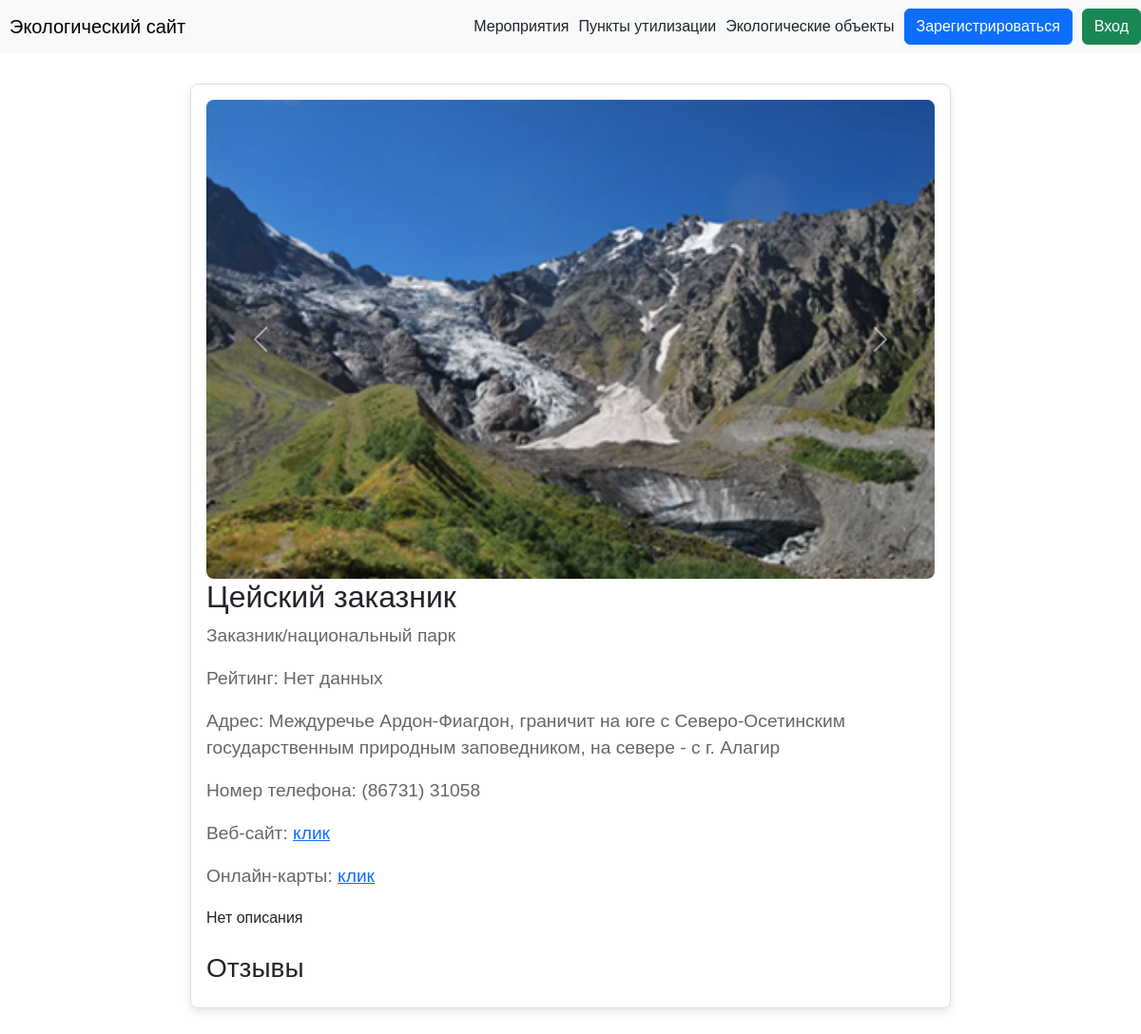
The app's page /object/1 with its own data.
### data/objects.py (models this page shows)
class Object(SqlAlchemyBase, UserMixin, SerializerMixin):
    __tablename__ = 'objects'
    id = sqlalchemy.Column(sqlalchemy.Integer,
                           primary_key=True, autoincrement=True)
    title = sqlalchemy.Column(sqlalchemy.String)
    address = sqlalchemy.Column(sqlalchemy.String, nullable=True)
    rating = sqlalchemy.Column(sqlalchemy.Float, nullable=True)
    phone = sqlalchemy.Column(sqlalchemy.String, nullable=True)
    images = sqlalchemy.Column(sqlalchemy.String, nullable=True)
    category_id = sqlalchemy.Column(sqlalchemy.Integer, sqlalchemy.ForeignKey('categories.id'))
    website = sqlalchemy.Column(sqlalchemy.String, nullable=True)
    description = sqlalchemy.Column(sqlalchemy.String, nullable=True)
    maps_url = sqlalchemy.Column(sqlalchemy.String, nullable=True)

### data/categories.py (models this page shows)
class Category(SqlAlchemyBase, UserMixin, SerializerMixin):
    __tablename__ = 'categories'
    id = sqlalchemy.Column(sqlalchemy.Integer,
                           primary_key=True, autoincrement=True)
    title = sqlalchemy.Column(sqlalchemy.String, nullable=True)

### server.py (the view)
@app.route('/object/<int:id>', methods=['GET', 'POST'])
def object(id):
    db_sess = db_session.create_session()
    object = db_sess.query(Object).filter(Object.id == id).first()
    category = db_sess.query(Category).filter(Category.id == object.category_id).first()
    images = object.images.split(', ')
    feedbacks = db_sess.query(Review).filter(Review.object_id == id).all()
    if current_user.is_authenticated:
        return render_template('object.html', object=object, images=images, name=current_user.name, reviews=feedbacks, category=category)
    else:
        return render_template('object.html', object=object, images=images, reviews=feedbacks, category=category)

### data/db_session.py (called while the page is built)
def create_session() -> Session:
    global __factory
    return __factory()

### templates/object.html (shortened to what this page needs)
{% extends "base.html" %}
{% block content %}
<div id="carouselExample" class="carousel slide">
    <div class="carousel-inner">
        {% for image in images %}
        <div class="carousel-item {% if loop.first %}active{% endif %}">
            <img src="../static/images/{{ image }}" class="d-block w-100" alt="...">
        </div>
        {% endfor %}
    </div>
    <button class="carousel-control-prev" type="button" data-bs-target="#carouselExample" data-bs-slide="prev">
        <span class="carousel-control-prev-icon" aria-hidden="true"></span>
    </button>
    <button class="carousel-control-next" type="button" data-bs-target="#carouselExample" data-bs-slide="next">
        <span class="carousel-control-next-icon" aria-hidden="true"></span>
    </button>
</div>
<h1 class="object-title">{{ object.title }}</h1>
<div class="object-rating">
    {{ category.title }}
</div>
<div class="object-rating">
    {% if object.rating is none or object.rating == '' %}
    Рейтинг: <span id="rating">Нет данных</span>
    {% else %}
    Рейтинг: <span id="rating">{{ object.rating }}</span>
    {% endif %}
</div>
<div class="object-rating">
    {% if object.address is none or object.address == '' %}
    Адрес: нет данных
    {% else %}
    Адрес: {{ object.address }}
    {% endif %}
</div>
<div class="object-rating">
    {% if object.phone is none or object.phone == '' %}
    Номер телефона: нет данных
    {% else %}
    Номер телефона: {{ object.phone }}
    {% endif %}
</div>
<div class="object-rating">
    {% if object.website is none or object.website == '' %}
    Веб-сайт: нет данных
    {% else %}
    Веб-сайт: <a href="{{ object.website }}">клик</a>
    {% endif %}
</div>
<div class="object-rating">
    {% if object.maps_url is none or object.maps_url == '' %}
    Онлайн-карты: нет данных
    {% else %}
    Онлайн-карты: <a href="{{ object.maps_url }}">клик</a>
    {% endif %}
</div>
<p class="object-description">
    {% if object.description is none or object.description == '' %}
    {{ object.description }}
    {% else %}
    Нет описания
    {% endif %}
</p>
<div class="reviews">
    <h3>Отзывы</h3>
</div>
{% endblock %}

### static/css/style.css (style rules this page uses)
body { font-family: Arial, sans-serif; margin: 0; padding: 0; }

### templates/object.html (style rules this page uses)
.object-title { font-size: 2rem; margin-bottom: 0.5rem; }
.object-rating { font-size: 1.2rem; color: #666; margin-bottom: 1rem; }
.object-description { line-height: 1.6; margin-bottom: 1.5rem; }
.carousel-item img { width: 100%; border-radius: 8px; }

### records on screen
Object: images (picture), title "Цейский заказник", address "Междуречье Ардон-Фиагдон, граничит на юге с Северо-Осетинским государственным природным заповедником, на севере - с г. Алагир", phone "(86731) 31058"
Category: title "Заказник/национальный парк"
